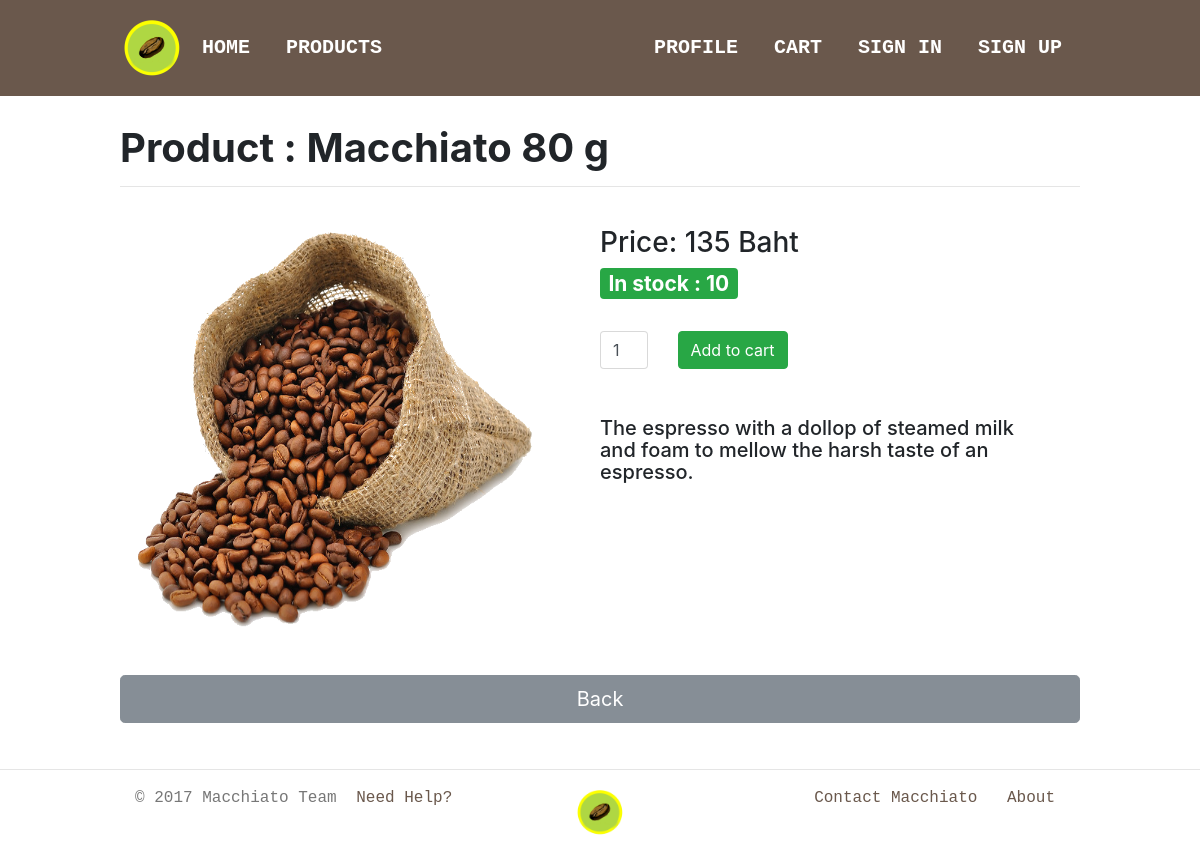
/product/1/, run on the app's committed database.
### main/models.py (models this page shows, shortened)
class Product(models.Model):
    name = models.CharField(max_length=100)         # Product name
    category = models.CharField(max_length=30)      # Product category: Coffee or Tea
    price = models.IntegerField(default=0)          # Price per piece of product
    stock = models.IntegerField(default=0)          # Stock available of product
    description = models.TextField()                # Product description
    img_url = models.CharField(max_length=200)      # Image file url for showing of product

### main/views.py (the view)
# urls.py: url(r'^product/(?P<p_id>[0-9]+)/', views.product_detail, name='product_detail'),
def product_detail(request, p_id):
    product = get_object_or_404(Product, pk=p_id)
    context = { "product": product }
    return render(request, 'product_detail.html', context)

### main/templates/product_detail.html
{% extends 'base.html' %}
{% load static %}
{% block content %}
  <h1><b>Product : {{ product.name }}</b></h1>
  <hr />
  <br />
  <div class="row col-sm-12">
    <div class="col-sm-6">
      <right>
        <img src="{{ product.img_url }}" width="400px" height="400px">
      </right>
    </div>
    <div class="col-sm-6">
      <h3>Price: {{ product.price }} Baht</h3>
      {% if product.stock > 0 %}
        <h3 class="text-success"><span class="badge badge-success">In stock : {{ product.stock }}</span></h3>
        <br/>
        <div class="row">
          <div class="col-sm-2">
            <input name="amount" value="1" type="text" class="form-control">
          </div>
          <div class="col-sm-4">
            <a class="btn btn-success" href="{% url 'cart' %}">Add to cart</a>
          </div>
        </div>
      {% else %}
        <h3 class="text-danger"><span class="badge badge-danger">Out of stock</span></h3>
      {% endif %}
      <br />
      <br />
      <h5>{{ product.description }}</h5>
    </div>
  </div>
  <br />
  <br/>
  <a href="../../products" class="btn btn-secondary btn-block btn-lg">Back</a>
{% endblock %}

### main/static/css/templates.css (style rules this page uses)
body { margin: 0px 0px; }

### data on the page
Product: name "Macchiato 80 g", img_url (picture), price "135", stock "10", description "The espresso with a dollop of steamed milk and foam to mellow the harsh taste of an espresso."
